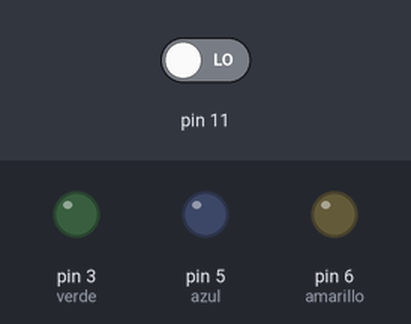
A sketch run on a simulated Arduino Uno, built with avr-gcc and run on an emulated ATmega328P. On the bench: output pins drawn as LEDs (lit = HIGH). The test bench sets the inputs (shaded band); at power-on: pin 11 LOW.

Above: at 1.2 s.
1.3 s: pin 11 driven HIGH
At 2.53 s:
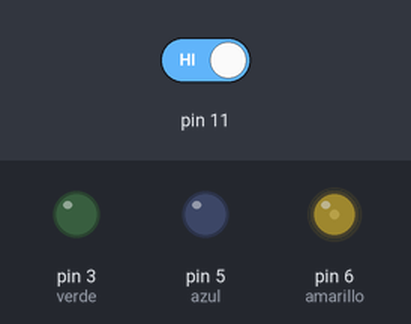
4.3 s: pin 11 driven LOW
At 4.3 s:
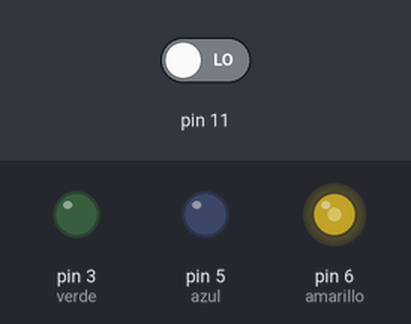
5.8 s: pin 11 driven HIGH
At 7.62 s:
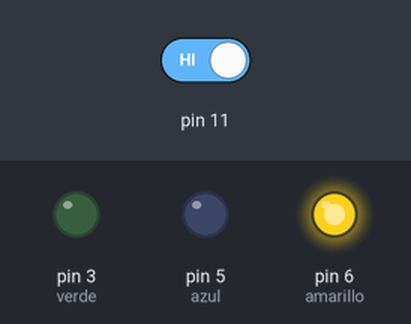
Timing chart, 0 to 23.8 s (numbered marks = the images above; inputs shaded):
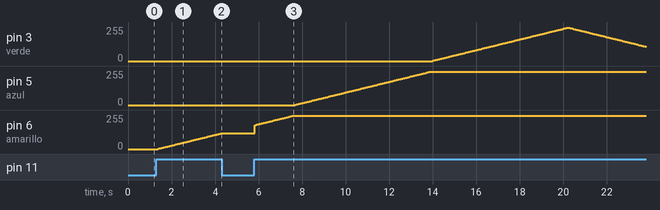

The sketch:

Volumen.ino
```cpp
//Declaración de variables
int estado=0;
int amarillo=6, azul=5, verde=3;
int brillo;

void setup() {
  //Pin de entrada 11 del BOTÓN
  pinMode(11,INPUT);
  //Pin de salida 6 del LED VERDE
  pinMode(amarillo,OUTPUT);
  //Pin de salida 5 del LED AMARILLO
  pinMode(azul,OUTPUT);
  //Pin de salida 3 del LED AZUL
  pinMode(verde,OUTPUT);
}

//Al presionar aumenta la INTENSIDAD de la luz y al soltar se detiene
void loop() {
  //Leemos el estado del botón
  estado=digitalRead(11);
  delay(20);

  //Aumento de brillo en 5 unidades al presionar
  if(estado==HIGH){
    //Enciende el PRIMER LED
    for(brillo=0; brillo<=250; brillo+=2){
      estado=digitalRead(11); //Lee el estado
      if(estado==HIGH){
        //Detiene el ciclo en caso de que no se presione el botón
        analogWrite(amarillo,brillo);
      }
      delay(50);
    }
    //Enciende el SEGUNDO LED
    for(brillo=0; brillo<=250; brillo+=2){
       estado=digitalRead(11);
       if(estado==HIGH){
        analogWrite(azul,brillo);
       }
       delay(50);
    }
    //Enciende el TERCER LED
    for(brillo=0; brillo<=250; brillo+=2){
       estado=digitalRead(11);
       if(estado==HIGH){
        analogWrite(verde,brillo);
       }
       delay(50);
    }
  }
    //Incia al acabar con los 3 ciclo anteriores
    //Disminuye de brillo en 5 unidades al presionar
    //Apaga el PRIMER LED
   if(estado==HIGH){
    for(brillo=250; brillo>=0; brillo-=2){
      estado=digitalRead(11);
      if(estado==HIGH){
        analogWrite(verde,brillo);
      }
      delay(50);
    }
    //Apaga el SEGUNDO LED
    for(brillo=250; brillo>=0; brillo-=2){
       estado=digitalRead(11);
       if(estado==HIGH){
        analogWrite(azul,brillo);
       }
       delay(50);
    }

    //Apaga el TERCER LED
    for(brillo=250; brillo>=0; brillo-=2){
      estado=digitalRead(11);
      if(estado==HIGH){
        analogWrite(amarillo,brillo);
      }
      delay(50);
    }
  }
}
```

Measured:
- after the input at 1.3 s, pin 6 (amarillo): moves from 0/255 to 118/255 over 2.9 s, starting after 0.07 s
- after the input at 4.3 s, pin 6 (amarillo): stays 118/255 (without the input it goes to 120/255 after 0.02 s)
- after the input at 5.8 s, pin 3 (verde): rises from 0/255 to 250/255 in 6.2 s, then falls to 108/255 in 3.6 s; pin 5 (azul): moves from 0/255 to 250/255 over 6.2 s, starting after 1.9 s; pin 6 (amarillo): moves from 118/255 to 250/255 over 1.8 s, starting at once
